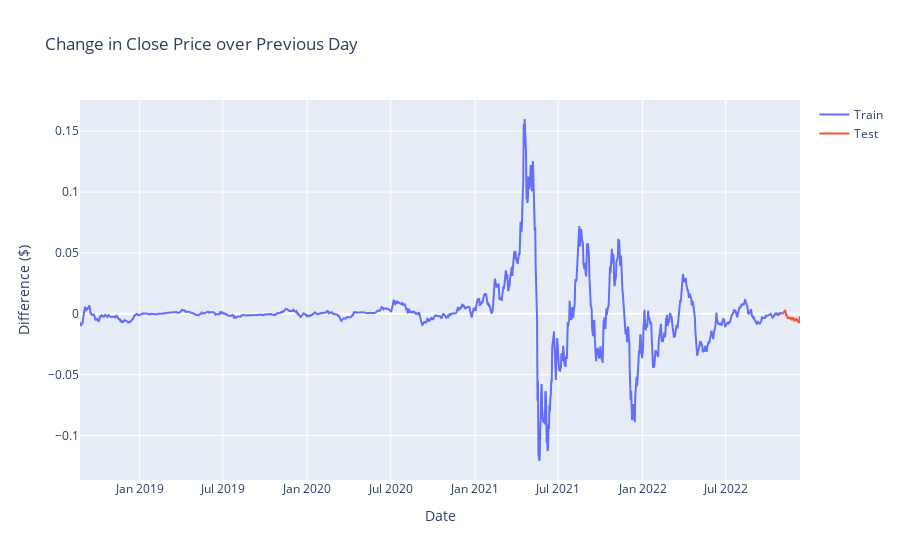

Notebook source saved alongside this figure:
### Markdown cell above
#### The chart below will graph the seasonal difference in the trend!

### Code cell
fig = go.Figure()
fig.add_trace(go.Scatter(x=train.index, y=train, mode='lines', name="Train"))
fig.add_trace(go.Scatter(x=test.index, y=test, mode='lines', name="Test"))
fig.update_layout(
    yaxis_title="Difference ($)", 
    xaxis_title="Date",
    title="Change in Close Price over Previous Day"
)
fig.show()

### Figure 1 — Plotly figure (JSON) as saved in the notebook; plotly's stock layout.template omitted (floating-point values rounded to 4 significant figures; data arrays with more than 128 entries replaced by an {"elided": "..."} marker saying what was removed)
{"data": [{"mode": "lines", "name": "Train", "type": "scatter", "x": {"elided": "1531 str values"}, "y": {"elided": "1531 float values"}}, {"mode": "lines", "name": "Test", "type": "scatter", "x": ["2022-11-02T00:00:00", "2022-11-03T00:00:00", "2022-11-04T00:00:00", "2022-11-05T00:00:00", "2022-11-06T00:00:00", "2022-11-07T00:00:00", "2022-11-08T00:00:00", "2022-11-09T00:00:00", "2022-11-10T00:00:00", "2022-11-11T00:00:00", "2022-11-12T00:00:00", "2022-11-13T00:00:00", "2022-11-14T00:00:00", "2022-11-15T00:00:00", "2022-11-16T00:00:00", "2022-11-17T00:00:00", "2022-11-18T00:00:00", "2022-11-19T00:00:00", "2022-11-20T00:00:00", "2022-11-21T00:00:00", "2022-11-22T00:00:00", "2022-11-23T00:00:00", "2022-11-24T00:00:00", "2022-11-25T00:00:00", "2022-11-26T00:00:00", "2022-11-27T00:00:00", "2022-11-28T00:00:00", "2022-11-29T00:00:00", "2022-11-30T00:00:00", "2022-12-01T00:00:00", "2022-12-02T00:00:00", "2022-12-03T00:00:00", "2022-12-04T00:00:00", "2022-12-05T00:00:00", "2022-12-06T00:00:00", "2022-12-07T00:00:00", "2022-12-08T00:00:00", "2022-12-09T00:00:00", "2022-12-10T00:00:00"], "y": [0.0003337, -0.0001204, 0.001073, 0.001833, 0.00248, 0.002537, 0.002627, -0.00115, -0.001377, -0.001305, -0.001921, -0.003346, -0.00399, -0.003359, -0.003059, -0.003568, -0.00336, -0.003197, -0.003186, -0.004533, -0.004765, -0.003927, -0.003596, -0.00431, -0.004295, -0.004073, -0.005587, -0.005437, -0.004686, -0.00468, -0.004186, -0.004325, -0.005576, -0.006238, -0.006575, -0.0069, -0.006925, -0.003041, -0.002045]}], "layout": {"title": {"text": "Change in Close Price over Previous Day"}, "xaxis": {"title": {"text": "Date"}}, "yaxis": {"title": {"text": "Difference ($)"}}}}
